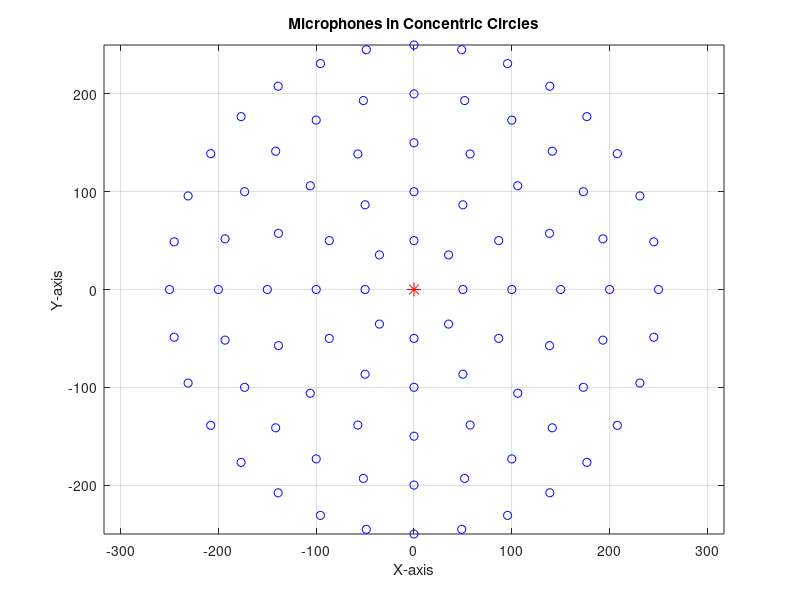

Reproduce this figure in MATLAB.
num_rings = 5;                      % number of concentric circles
radius_step = 50;                   % distance between rings
mics_per_ring = [8 12 16 24 32];    % number of mics per ring (can vary per ring)

mic_locations = [];                 % initialize
nozzle_location = [0 0 0];          % origin

for r = 1:num_rings
    radius = r * radius_step;
    num_mics = mics_per_ring(r);
    theta = linspace(0, 2*pi, num_mics + 1);  % +1 to close the circle
    theta(end) = [];  % remove duplicate at 2*pi

    x = radius * cos(theta);
    y = radius * sin(theta);
    z = zeros(size(x));  % flat in z=0 plane

    ring_locations = [x' y' z'];
    mic_locations = [mic_locations; ring_locations];
end

% Optional: visualize
figure;
plot(mic_locations(:,1), mic_locations(:,2), 'bo');
hold on;
plot(0, 0, 'r*', 'MarkerSize', 10);  % nozzle
axis equal;
grid on;
title('Microphones in Concentric Circles');
xlabel('X-axis');
ylabel('Y-axis');
